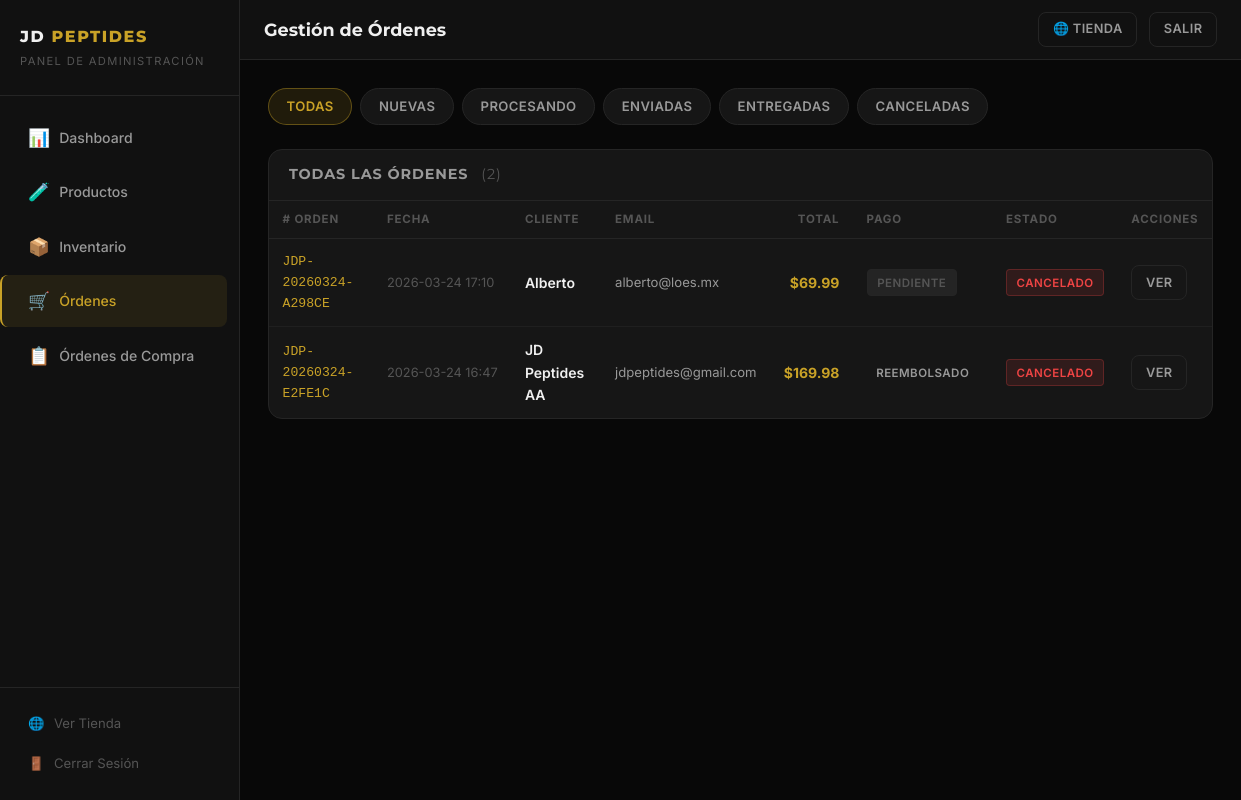
The app's page /admin/ordenes (signed in) with its own data.
### tables this page shows
CREATE TABLE orders (
    id INTEGER PRIMARY KEY AUTOINCREMENT,
    order_number TEXT UNIQUE NOT NULL,
    customer_name TEXT NOT NULL,
    customer_email TEXT NOT NULL,
    customer_phone TEXT,
    address TEXT,
    city TEXT,
    state TEXT,
    zip_code TEXT,
    payment_method TEXT,
    notes TEXT,
    subtotal REAL,
    shipping REAL DEFAULT 0,
    total REAL,
    status TEXT DEFAULT 'nuevo',
    payment_status TEXT DEFAULT 'pendiente',
    created_at TEXT DEFAULT (datetime('now'))
);

### app.py (the view)
@app.route('/admin/ordenes')
@admin_required
def admin_ordenes():
    status_filter = request.args.get('status', '')
    if status_filter:
        orders = query_db(
            "SELECT * FROM orders WHERE status=? ORDER BY created_at DESC",
            (status_filter,)
        )
    else:
        orders = query_db("SELECT * FROM orders ORDER BY created_at DESC")
    return render_template('admin/ordenes.html', orders=orders, status_filter=status_filter)

### app.py (called while the page is built)
def get_db():
    db = getattr(g, '_database', None)
    if db is None:
        os.makedirs(os.path.dirname(DATABASE), exist_ok=True)
        db = g._database = sqlite3.connect(DATABASE)
        db.row_factory = sqlite3.Row
        db.execute("PRAGMA foreign_keys = ON")
    return db

@app.teardown_appcontext
def close_connection(exception):
    db = getattr(g, '_database', None)
    if db is not None:
        db.close()

def query_db(query, args=(), one=False):
    cur = get_db().execute(query, args)
    rv = cur.fetchall()
    cur.close()
    return (rv[0] if rv else None) if one else rv

def admin_required(f):
    @wraps(f)
    def decorated(*args, **kwargs):
        if not session.get('admin_logged_in'):
            return redirect(url_for('admin_login'))
        return f(*args, **kwargs)
    return decorated

### templates/admin/ordenes.html (shortened to what this page needs)
{% extends "admin/base.html" %}
{% block page_title %}Gestión de Órdenes{% endblock %}
{% block content %}
<div style="display:flex;gap:0.5rem;flex-wrap:wrap;margin-bottom:1.5rem">
  <a href="{{ url_for('admin_ordenes') }}" class="pill {% if not status_filter %}active{% endif %}">Todas</a>
  <a href="{{ url_for('admin_ordenes', status='nuevo') }}"     class="pill {% if status_filter == 'nuevo' %}active{% endif %}">Nuevas</a>
  <a href="{{ url_for('admin_ordenes', status='procesando') }}" class="pill {% if status_filter == 'procesando' %}active{% endif %}">Procesando</a>
  <a href="{{ url_for('admin_ordenes', status='enviado') }}"   class="pill {% if status_filter == 'enviado' %}active{% endif %}">Enviadas</a>
  <a href="{{ url_for('admin_ordenes', status='entregado') }}" class="pill {% if status_filter == 'entregado' %}active{% endif %}">Entregadas</a>
  <a href="{{ url_for('admin_ordenes', status='cancelado') }}" class="pill {% if status_filter == 'cancelado' %}active{% endif %}">Canceladas</a>
</div>
<div class="admin-card">
  <div class="admin-card-header">
    <h3>
      {% if status_filter %}Órdenes: {{ status_filter }}{% else %}Todas las Órdenes{% endif %}
      <span style="margin-left:0.5rem;color:var(--text3);font-weight:400">({{ orders|length }})</span>
    </h3>
  </div>
  <div style="overflow-x:auto">
    <table class="admin-table">
      <thead>
        <tr>
          <th># Orden</th>
          <th>Fecha</th>
          <th>Cliente</th>
          <th>Email</th>
          <th style="text-align:right">Total</th>
          <th>Pago</th>
          <th>Estado</th>
          <th>Acciones</th>
        </tr>
      </thead>
      <tbody>
        {% for o in orders %}
          <tr>
            <td class="mono">{{ o['order_number'] }}</td>
            <td style="font-size:0.8rem;color:var(--text3);white-space:nowrap">{{ o['created_at'][:16] }}</td>
            <td class="strong">{{ o['customer_name'] }}</td>
            <td style="font-size:0.82rem;color:var(--text2)">{{ o['customer_email'] }}</td>
            <td style="text-align:right;color:var(--gold);font-weight:700">${{ "%.2f"|format(o['total']) }}</td>
            <td><span class="badge status-{{ o['payment_status'] }}">{{ o['payment_status'] }}</span></td>
            <td><span class="badge status-{{ o['status'] }}">{{ o['status'] }}</span></td>
            <td>
              <a href="{{ url_for('admin_orden_detalle', oid=o['id']) }}" class="btn btn-ghost btn-sm">Ver</a>
            </td>
          </tr>
        {% endfor %}
      </tbody>
    </table>
  </div>
</div>
{% endblock %}

### static/css/style.css (style rules this page uses)
:root { --bg: #080808; --bg2: #111111; --bg3: #161616; --bg4: #1e1e1e; --gold: #c9a227; --gold-light: #ddb940; --gold-dark: #9a7510; --text: #f0f0f0; --text2: #999999; --text3: #555555; --border: #252525; --green: #22c55e; --red: #ef4444; --orange: #f97316; --radius: 8px; --radius-lg: 14px; --shadow: 0 4px 24px rgba(0,0,0,0.5); --shadow-gold:0 0 20px rgba(201,162,39,0.25); --transition: 0.25s ease; }
*, *::before, *::after { box-sizing: border-box; margin: 0; padding: 0; }
html { scroll-behavior: smooth; }
body { font-family: 'Inter', system-ui, -apple-system, 'Segoe UI', sans-serif; background: var(--bg); color: var(--text); line-height: 1.6; font-size: 15px; min-height: 100vh; display: flex; flex-direction: column; }
a { color: var(--gold); text-decoration: none; transition: color var(--transition); }
h1, h2, h3, h4, h5 { font-family: 'Montserrat', system-ui, sans-serif; font-weight: 700; line-height: 1.2; color: var(--text); }
h3 { font-size: 1.25rem; }
.badge { display: inline-block; padding: 0.2rem 0.6rem; border-radius: 4px; font-size: 0.72rem; font-weight: 600; letter-spacing: 0.04em; text-transform: uppercase; }
.btn { display: inline-flex; align-items: center; gap: 0.4rem; padding: 0.65rem 1.4rem; border-radius: var(--radius); font-weight: 600; font-size: 0.88rem; letter-spacing: 0.03em; cursor: pointer; border: none; transition: all var(--transition); text-transform: uppercase; }
.btn-ghost { background: transparent; border: 1px solid var(--border); color: var(--text2); }
.btn-sm { padding: 0.4rem 0.85rem; font-size: 0.8rem; }
.pill { padding: 0.45rem 1.1rem; border-radius: 99px; font-size: 0.82rem; font-weight: 600; letter-spacing: 0.03em; text-transform: uppercase; border: 1px solid var(--border); color: var(--text2); background: var(--bg3); cursor: pointer; transition: all var(--transition); text-decoration: none; }
.pill:hover, .pill.active { background: rgba(201,162,39,0.12); border-color: rgba(201,162,39,0.4); color: var(--gold); }
.admin-card { background: var(--bg3); border: 1px solid var(--border); border-radius: var(--radius-lg); overflow: hidden; margin-bottom: 1.5rem; }
.admin-card-header { padding: 1rem 1.25rem; border-bottom: 1px solid var(--border); display: flex; align-items: center; justify-content: space-between; gap: 1rem; flex-wrap: wrap; }
.admin-card-header h3 { font-size: 0.9rem; text-transform: uppercase; letter-spacing: 0.06em; color: var(--text2); }
.admin-table { width: 100%; border-collapse: collapse; font-size: 0.875rem; }
.admin-table th { padding: 0.6rem 0.85rem; text-align: left; font-size: 0.72rem; font-weight: 700; color: var(--text3); text-transform: uppercase; letter-spacing: 0.07em; border-bottom: 1px solid var(--border); white-space: nowrap; }
.admin-table td { padding: 0.75rem 0.85rem; border-bottom: 1px solid rgba(37,37,37,0.6); vertical-align: middle; color: var(--text2); }
.admin-table tr:last-child td { border-bottom: none; }
.admin-table .strong { font-weight: 600; color: var(--text); }
.admin-table .mono { font-family: monospace; font-size: 0.82rem; color: var(--gold); }
.status-cancelado { background: rgba(239,68,68,0.12); color: var(--red); border: 1px solid rgba(239,68,68,0.25); }
.status-pendiente { background: rgba(255,255,255,0.06); color: var(--text3); border: 1px solid var(--border); }

### records on screen
orders: order_number "JDP-20260324-A298CE", created_at "2026-03-24 17:10", customer_name "Alberto", customer_email "alberto@loes.mx", total "69.99", payment_status "PENDIENTE", status "CANCELADO"
orders: order_number "JDP-20260324-E2FE1C", created_at "2026-03-24 16:47", customer_name "JD Peptides AA", customer_email "jdpeptides@gmail.com", total "169.98", payment_status "REEMBOLSADO", status "CANCELADO"

### other values on screen
{{ orders|length }} "2"
